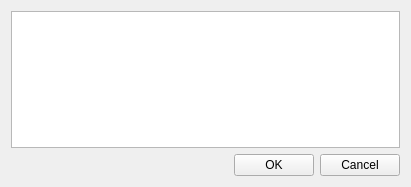
<?xml version="1.0" encoding="UTF-8"?>
<ui version="4.0">
 <class>EditorDialogClass</class>
 <widget class="QDialog" name="EditorDialogClass">
  <property name="geometry">
   <rect>
    <x>0</x>
    <y>0</y>
    <width>411</width>
    <height>187</height>
   </rect>
  </property>
  <property name="windowTitle">
   <string>Editor</string>
  </property>
  <property name="windowIcon">
   <iconset resource="images.qrc">
    <normaloff>:/images/o_edit.png</normaloff>:/images/o_edit.png</iconset>
  </property>
  <layout class="QGridLayout" name="gridLayout">
   <item row="0" column="0">
    <widget class="QPlainTextEdit" name="plainTextEdit">
     <property name="mouseTracking">
      <bool>false</bool>
     </property>
     <property name="focusPolicy">
      <enum>Qt::StrongFocus</enum>
     </property>
     <property name="acceptDrops">
      <bool>false</bool>
     </property>
     <property name="frameShape">
      <enum>QFrame::StyledPanel</enum>
     </property>
     <property name="tabChangesFocus">
      <bool>false</bool>
     </property>
     <property name="tabStopWidth">
      <number>1</number>
     </property>
     <property name="centerOnScroll">
      <bool>false</bool>
     </property>
    </widget>
   </item>
   <item row="1" column="0">
    <layout class="QHBoxLayout" name="horizontalLayout">
     <item>
      <spacer name="horizontalSpacer">
       <property name="orientation">
        <enum>Qt::Horizontal</enum>
       </property>
       <property name="sizeHint" stdset="0">
        <size>
         <width>40</width>
         <height>20</height>
        </size>
       </property>
      </spacer>
     </item>
     <item>
      <widget class="QPushButton" name="pushButtonOK">
       <property name="focusPolicy">
        <enum>Qt::NoFocus</enum>
       </property>
       <property name="text">
        <string>OK</string>
       </property>
       <property name="icon">
        <iconset resource="images.qrc">
         <normaloff>:/images/o_ok.png</normaloff>:/images/o_ok.png</iconset>
       </property>
       <property name="autoDefault">
        <bool>false</bool>
       </property>
      </widget>
     </item>
     <item>
      <widget class="QPushButton" name="pushButtonCancel">
       <property name="focusPolicy">
        <enum>Qt::NoFocus</enum>
       </property>
       <property name="text">
        <string>Cancel</string>
       </property>
       <property name="icon">
        <iconset resource="images.qrc">
         <normaloff>:/images/o_cancel.png</normaloff>:/images/o_cancel.png</iconset>
       </property>
       <property name="autoDefault">
        <bool>false</bool>
       </property>
      </widget>
     </item>
    </layout>
   </item>
  </layout>
 </widget>
 <tabstops>
  <tabstop>plainTextEdit</tabstop>
 </tabstops>
 <resources>
  <include location="images.qrc"/>
 </resources>
 <connections/>
</ui>
